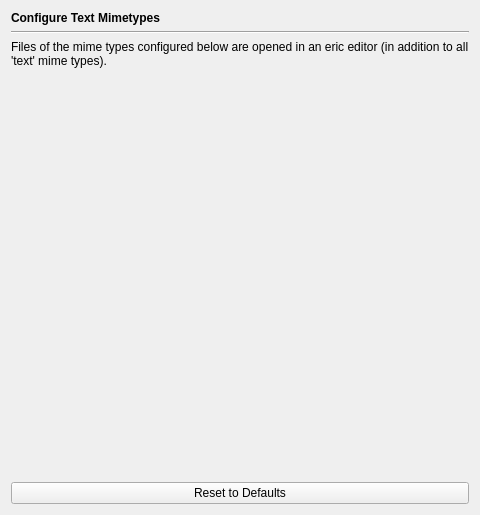
<?xml version="1.0" encoding="UTF-8"?>
<ui version="4.0">
 <class>MimeTypesPage</class>
 <widget class="QWidget" name="MimeTypesPage">
  <property name="geometry">
   <rect>
    <x>0</x>
    <y>0</y>
    <width>480</width>
    <height>515</height>
   </rect>
  </property>
  <layout class="QVBoxLayout" name="verticalLayout">
   <item>
    <widget class="QLabel" name="headerLabel">
     <property name="text">
      <string>&lt;b&gt;Configure Text Mimetypes&lt;/b&gt;</string>
     </property>
    </widget>
   </item>
   <item>
    <widget class="Line" name="line9">
     <property name="frameShape">
      <enum>QFrame::HLine</enum>
     </property>
     <property name="frameShadow">
      <enum>QFrame::Sunken</enum>
     </property>
     <property name="orientation">
      <enum>Qt::Horizontal</enum>
     </property>
    </widget>
   </item>
   <item>
    <widget class="QLabel" name="label">
     <property name="text">
      <string>Files of the mime types configured below are opened in an eric editor (in addition to all 'text' mime types).</string>
     </property>
     <property name="wordWrap">
      <bool>true</bool>
     </property>
    </widget>
   </item>
   <item>
    <widget class="EricStringListEditWidget" name="textMimeTypesList" native="true">
     <property name="sizePolicy">
      <sizepolicy hsizetype="Expanding" vsizetype="Expanding">
       <horstretch>0</horstretch>
       <verstretch>0</verstretch>
      </sizepolicy>
     </property>
     <property name="focusPolicy">
      <enum>Qt::WheelFocus</enum>
     </property>
    </widget>
   </item>
   <item>
    <widget class="QPushButton" name="resetButton">
     <property name="toolTip">
      <string>Press to reset the list to default values</string>
     </property>
     <property name="text">
      <string>Reset to Defaults</string>
     </property>
    </widget>
   </item>
  </layout>
 </widget>
 <customwidgets>
  <customwidget>
   <class>EricStringListEditWidget</class>
   <extends>QWidget</extends>
   <header>EricWidgets/EricStringListEditWidget.h</header>
   <container>1</container>
  </customwidget>
 </customwidgets>
 <resources/>
 <connections/>
</ui>
